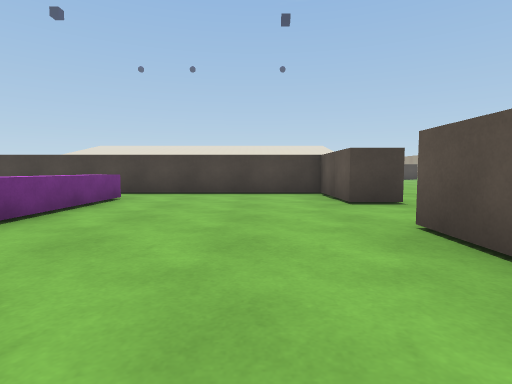
view 1 (above)

18 first-person views from a walk through a 3-D level made in the Unity game engine. The camera is 0.62 m above the floor, tilts 4° down and sees 80° across. The floor is counted in squares, 1 m on a side. Each view is taken from the middle of a square. On the plan, view 1 faces up. The plan holds only what a view shows up to about 9 squares ahead; the rest is blank. The place goes on beyond the plan. The player is left out.

view 2
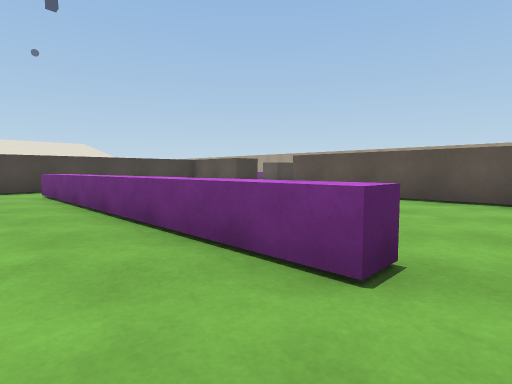

view 3
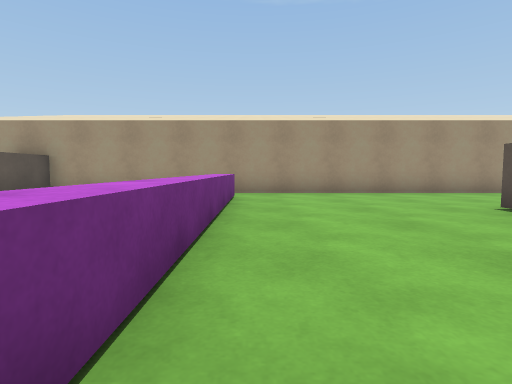

view 4
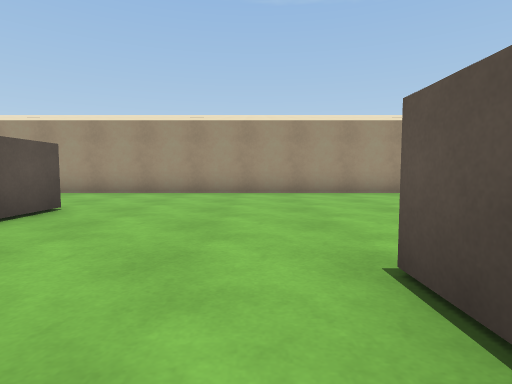

view 5
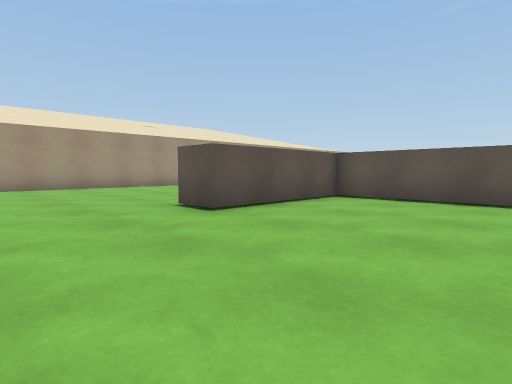

view 6
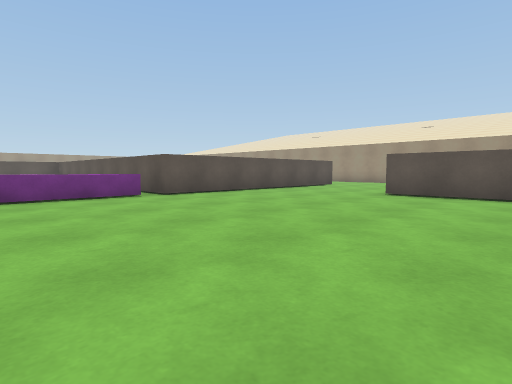

view 7
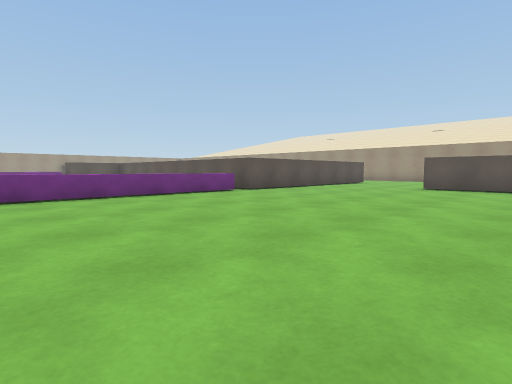

view 8
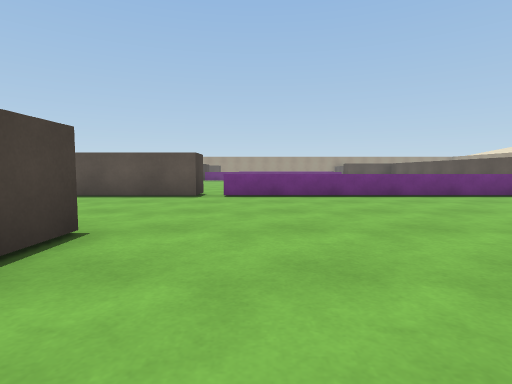

view 9
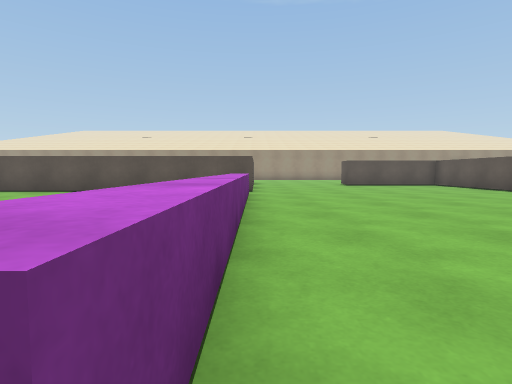

view 10
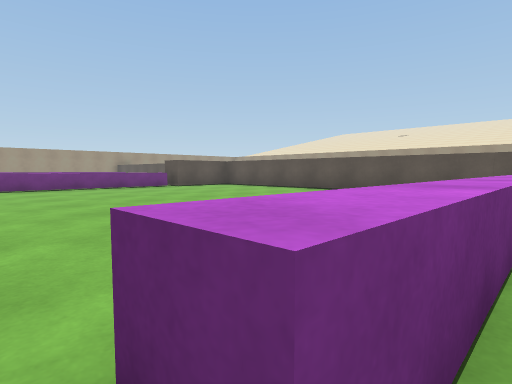

view 11
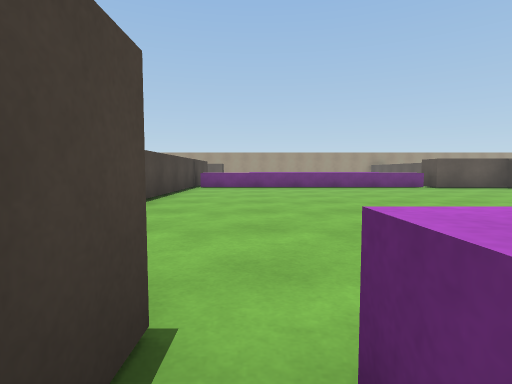

view 12
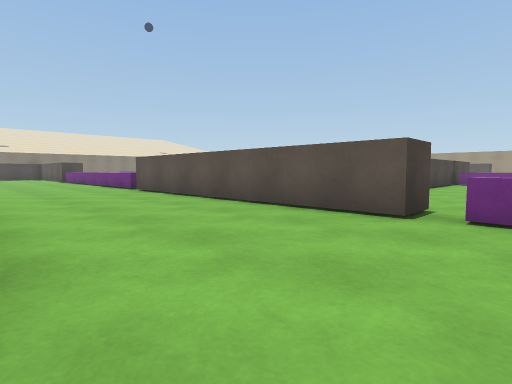

view 13
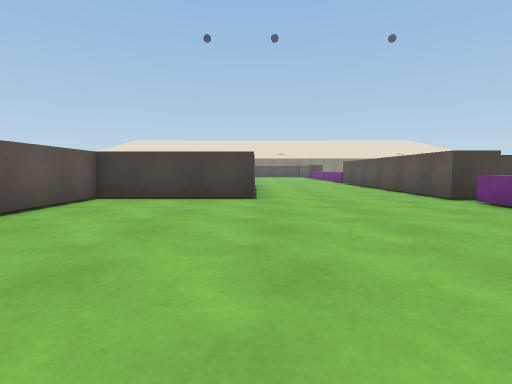

view 14
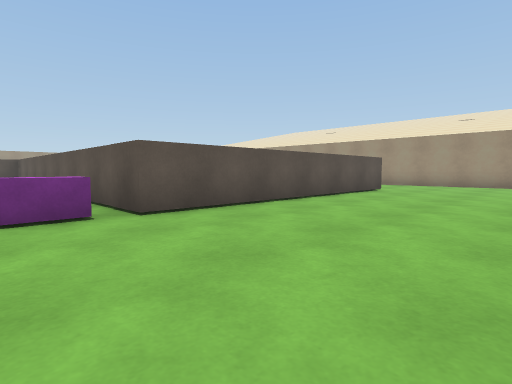

view 15
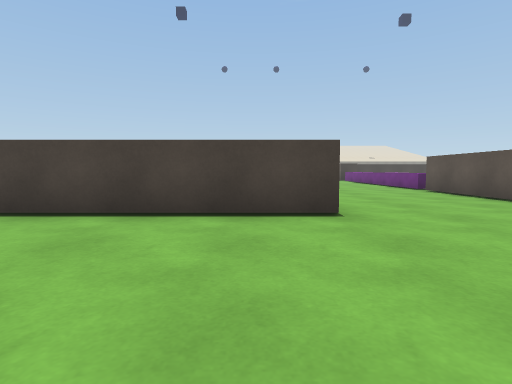

view 16
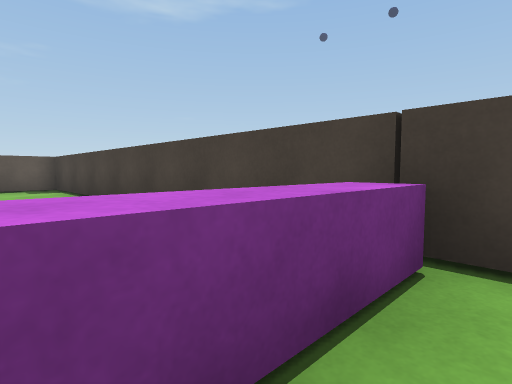

view 17
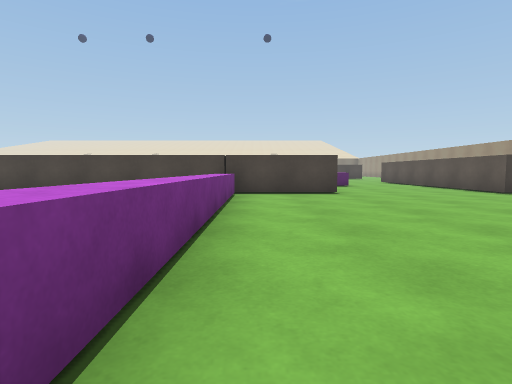

view 18
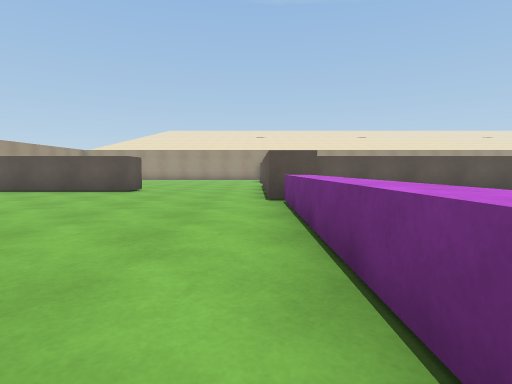

### Floor plan
Key: @ floor where view 1 was taken; # wall or solid block; x gap in a wall; . floor; ^ raised ledge.
Columns run from 16 left of view 1 to 10 right of it. Each row starts with its distance up from view 1.
 28     ..
 27     ...
 26     ...#
 25     ...#
 24     ...#
 23     ...#
 22     ...#
 21     ...#              ....#
 20    #...###########^###....
 19 ####...##........ ^.......
 18 ........x........ ^......
 17 .......^^.........^.....
 16 .......^^   ......^.....
 15 .......^^   ......^....
 14 .......^^   ..... ^.....
 13 .......^^   ..... ^.....
 12 .......^^   ..... ^......
 11 .......^    .....  #......
 10 .......^.   ...    #.......
  9 .......#############...####
  8 .......############
  7 .......#    ......#
  6 .......#    .^....##
  5 ####...#   ..^......
  4 ####...#  ...^.....
  3 .......# ....^....#
  2 .......# ....^....#
  1  ......##....^ ...#
  0  ............^  @.#
 -1  ............^....#
 -2 ..................#
 -3 ###################

Where each view was taken, in squares from view 1:
view 1: 0 up, 0 right, facing up
view 2: 2 down, 5 left, facing up-right
view 3: 6 up, 4 left, facing down
view 4: 6 up, 12 left, facing down
view 5: 9 up, 10 left, facing down-left
view 6: 13 up, 16 left, facing down-right
view 7: 16 up, 16 left, facing down-right
view 8: 17 up, 16 left, facing right
view 9: 18 up, 9 left, facing down
view 10: 18 up, 9 left, facing down-right
view 11: 18 up, 9 left, facing right
view 12: 17 up, 13 left, facing up-right
view 13: 12 up, 13 left, facing up
view 14: 11 up, 13 left, facing down-right
view 15: 0 up, 14 left, facing up
view 16: 18 up, 3 right, facing up-left
view 17: 12 up, 3 right, facing up
view 18: 18 up, 3 right, facing down
